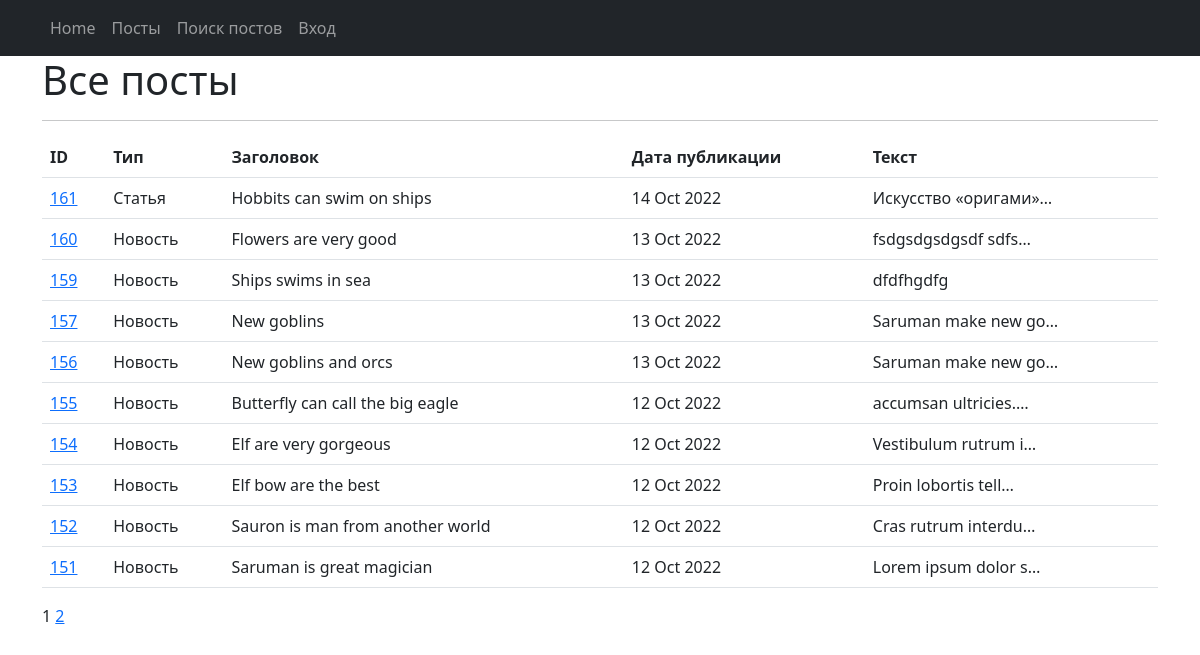
Before: /news/ with the older database file.
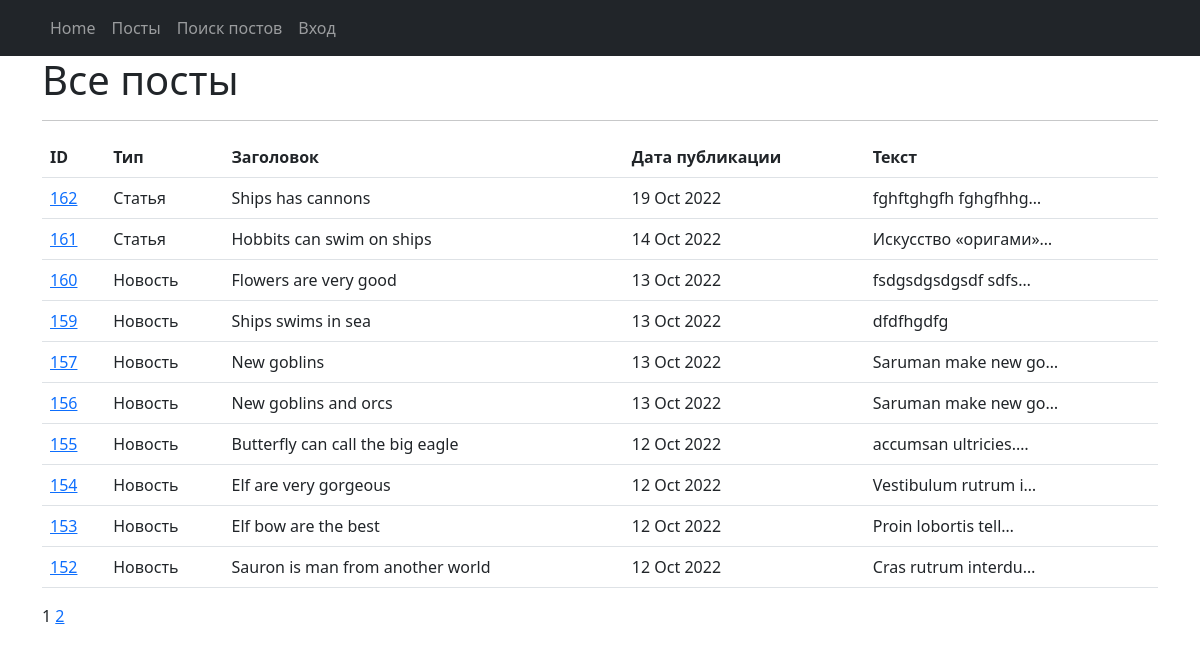
After: the same page with the newer database file.
### news/models.py (models this page shows, shortened)
class Post(models.Model):
    article = 'AR'
    news = 'NW'
    POSITIONS = [
        (article, 'Статья'),
        (news, 'Новость'),
    ]
    author = models.ForeignKey('Author', on_delete=models.CASCADE)
    post_type = models.CharField(
        max_length=2, choices=POSITIONS, default=news)
    time_create = models.DateTimeField(auto_now_add=True)
    category = models.ManyToManyField(
        'Category', through='Postcategory')
    head = models.CharField(max_length=128)
    text = models.TextField(default='')
    rating = models.IntegerField(default=0)

### news/views.py (the view)
# urls.py: path('', NewsList.as_view(), name='news_list'),
class NewsList(ListView):
    model = Post
    ordering = '-time_create'
    template_name = 'news.html'
    context_object_name = 'news'
    paginate_by = 10
    def get_context_data(self, **kwargs):
        context = super().get_context_data(**kwargs)
        context['next_sale'] = "Распродажа в среду!"
        return context

### news/templatetags/custom_filters.py (called while the page is built)
@register.filter()
def censor(value, code='wolf'):
    len_1 = len(code)-1
    code_1 = code.lower().title()
    code_2 = code.lower()
    val_1 = value.replace(code_1, f'{code_1[0]}{len_1*"*"}').replace(code_2, f'{code_2[0]}{len_1*"*"}')
    return val_1

### news/templatetags/custom_tags.py (called while the page is built)
@register.simple_tag()
def current_time(format_string='%b %d %Y'):
    return datetime.utcnow().strftime(format_string)

### templates/news.html (shortened to what this page needs)
{% extends 'flatpages/default.html' %}
{% load custom_filters %}
{% load custom_tags %}
{% block content %}
<h1>Все посты</h1>
   <hr>
{% if news %}
<table class="table">
    <tr>
        <th>ID</th>
        <th>Тип</th>
        <th>Заголовок</th>
        <th>Дата публикации</th>
        <th>Текст</th>
    </tr>
    {% for neww in news %}
    <tr>
        <td><a href="/news/{{neww.id}}"> {{neww.id }}</a></td>
        <td>{{ neww.get_post_type_display}}</td>
        <td>{{ neww.head | censor | censor:"Sword"}}</td>
        <td>{{ neww.time_create | date:'d M Y'}}</td>
        <td>{{ neww.text|truncatechars:20 }}</td>
    </tr>
    {% endfor %}
</table>
{{ page_obj.number }}
{% if page_obj.has_next %}
    <a href="?page={{ page_obj.next_page_number }}">{{ page_obj.next_page_number }}</a>
{% endif %}
{% else %}
    <h2>Новостей нет!</h2>
{% endif %}
{% endblock content %}

### templates/flatpages/default.html (shortened to what this page needs)
<!DOCTYPE html>
<html lang="en">
    <head>
        {% load static %}
        <link href="{% static 'css/styles.css' %}" rel="stylesheet" />
    </head>
    <body>
        <nav class="navbar navbar-expand-lg navbar-dark bg-dark static-top">
            <div class="container">
                <div class="collapse navbar-collapse" id="navbarResponsive">
                    <ul class="navbar-nav ml-auto">
                        <li class="nav-item active">
                            <a class="nav-link" href="/">Home
                            </a>
                        </li>
                        <li class="nav-item">
                            <a class="nav-link" href="/news/">Посты</a>
                        </li>
                        <li class="nav-item">
                            <a class="nav-link" href="/news/search/">Поиск постов</a>
                        </li>
                        <li class="nav-item">
                            {% if user.is_authenticated %}
                            <a class="nav-link" href="#">
                                Пользователь {{ user.username }}
                            </a>
                            {% else %}
                            <a class="nav-link" href="/accounts/login/">Вход</a>
                            {% endif %}
                        </li>
                    </ul>
                </div>
            </div>
         </nav>
        <div class="container">
            <div class="row">
                <div class="col-lg-12">
                    {% block content %}{% endblock content %}
                </div>
            </div>
         </div>
    </body>
</html>

Changed rows visible on the page:
no longer on this page (row unchanged): Post: id "151", post_type "Новость", head|censor "Saruman is great magician", time_create "12 Oct 2022", text "Lorem ipsum dolor s…"
added Post: id "162", post_type "Статья", head|censor "Ships has cannons", time_create "19 Oct 2022", text "fghftghgfh fghgfhhg…"
